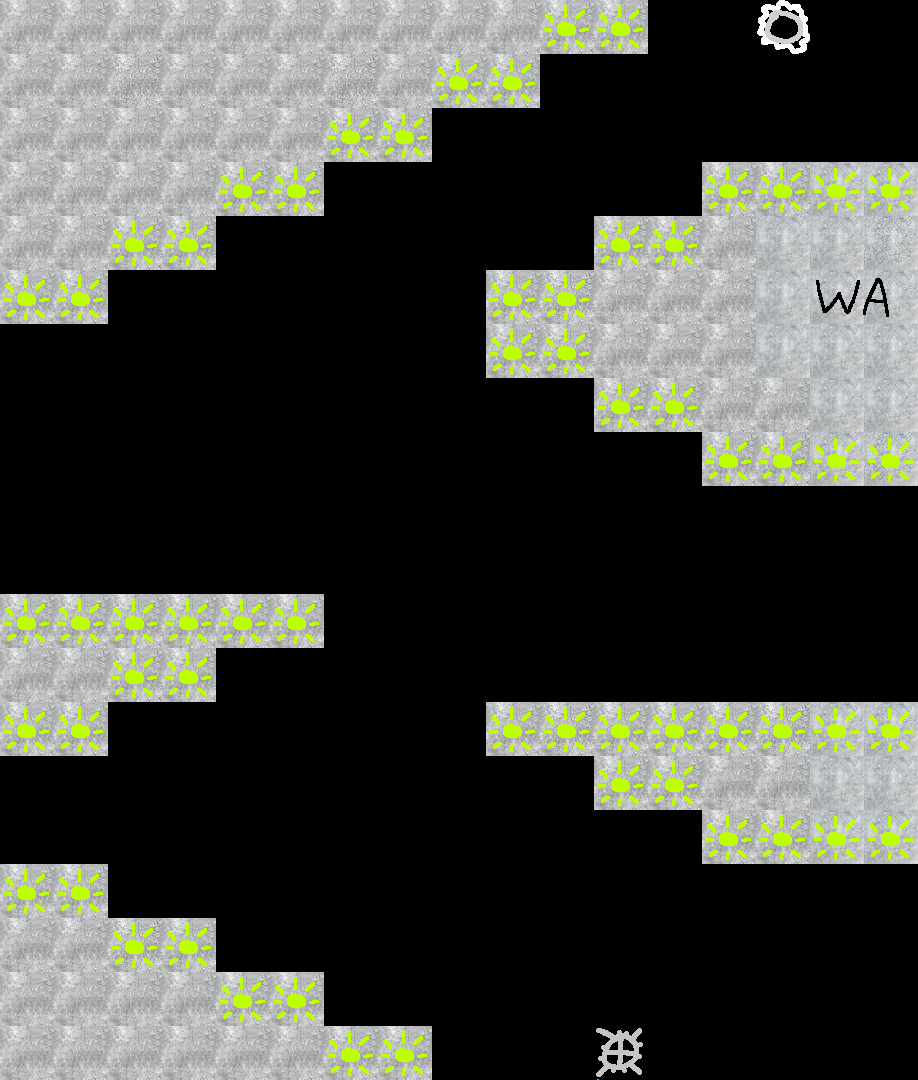

The image is a tile-based game level rendered from a .tmx file. Its description and source (layers, tilesets, objects; grid data summarised) follow:
An orthogonal 17x20 tile map with 54x54 px tiles, 2 tile layers (Tile Layer 1, Tile Layer 2), 1 image layer.

<map version="1.9" tiledversion="1.9.0" orientation="orthogonal" renderorder="right-down" width="17" height="20" tilewidth="54" tileheight="54" infinite="0" nextlayerid="4" nextobjectid="1">
 <tileset firstgid="1" source="temp2.tsx" />
 <layer id="1" name="Tile Layer 1" width="17" height="20">
  <data>[340 cells, 130 non-empty, 4 distinct tile ids]</data>
 </layer>
 <layer id="2" name="Tile Layer 2" width="17" height="20">
  <data>[340 cells, 60 non-empty, 1 distinct tile ids]</data>
 </layer>
 <imagelayer id="3" name="Image Layer 1" offsetx="796.041" offsety="256.544">
  <image source="lvl1imageL.png" width="100" height="100" />
 </imagelayer>
</map>
